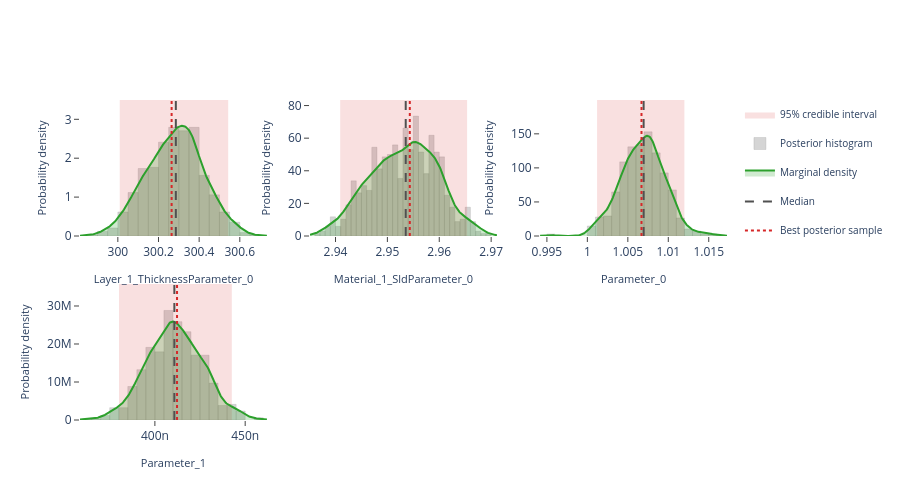

Write notebook code for a chart like this one.
### Markdown cell above
## Interactive posterior plots

The next three cells render the same Plotly figures that are shown on the
Bayesian Posterior tab of the EasyReflectometryApp:

* **Marginals** — per-parameter distribution: histogram + smooth KDE marginal,
  shaded 95% credible interval, and median / best-sample lines
  (`plot_distribution` or `posterior.distribution()`)
* **Corner plot** — pairwise marginals + 2-D contours + scatter (`plot_corner`)
* **Traces** — per-chain trace + marginal histogram (`plot_trace`)

The standalone helpers are called with ``return_figure=True`` so they return a
Plotly ``Figure`` that we render in the notebook with ``fig.show()``; the
``PosteriorResults`` methods return the figure directly.

### Code cell
# ---- Marginal posterior distributions ---------------------------------------
# One panel per free parameter, each overlaying the posterior histogram, a
# smooth Gaussian-KDE marginal, the shaded 95% credible interval, and the
# median / best-sample reference lines.  Mirrors the "Marginals" sub-tab in
# the EasyReflectometryApp.

# The PosteriorResults method passes ``logp`` through automatically so the
# best posterior sample (MAP) line is drawn:
fig = posterior.distribution()
fig.show()

# Standalone equivalent (pass ``logp`` to get the best-sample line):
# fig = plot_distribution(
#     posterior.draws,
#     posterior.param_names,
#     logp=posterior.logp,
#     return_figure=True,
# )
# fig.show()

### Figure 1 — Plotly figure (JSON) as saved in the notebook; plotly's stock layout.template omitted (floating-point values rounded to 4 significant figures; data arrays with more than 128 entries replaced by an {"elided": "..."} marker saying what was removed)
{"data": [{"fill": "toself", "fillcolor": "rgba(214, 39, 40, 0.14)", "hoverinfo": "skip", "legendgroup": "95% credible interval", "line": {"color": "rgba(214, 39, 40, 0.14)", "width": 0}, "mode": "lines", "name": "95% credible interval", "showlegend": true, "type": "scatter", "x": [300.0, 300.5, 300.5, 300.0, 300.0], "xaxis": "x", "y": [0.0, 0.0, 3.496, 3.496, 0.0], "yaxis": "y"}, {"histnorm": "probability density", "hovertemplate": "sample=%{x:.4f}<br>density: %{y:.2f}<extra></extra>", "legendgroup": "histogram", "marker": {"color": "rgba(120, 120, 120, 0.38)", "line": {"color": "rgba(120, 120, 120, 0.24)", "width": 1}}, "name": "Posterior histogram", "nbinsx": 40, "opacity": 0.82, "showlegend": true, "type": "histogram", "x": {"elided": "680 float values"}, "xaxis": "x", "yaxis": "y"}, {"fill": "tozeroy", "fillcolor": "rgba(44, 160, 44, 0.22)", "hovertemplate": "Layer_1_ThicknessParameter_0: %{x:.4f}<br>density: %{y:.4f}<extra></extra>", "legendgroup": "marginal", "line": {"color": "rgb(44, 160, 44)", "width": 2}, "mode": "lines", "name": "Marginal density", "showlegend": true, "type": "scatter", "x": {"elided": "256 float values"}, "xaxis": "x", "y": {"elided": "256 float values"}, "yaxis": "y"}, {"hovertemplate": "Median: %{x:.4f}<extra></extra>", "legendgroup": "Median", "line": {"color": "rgb(80, 80, 80)", "dash": "dash", "width": 2}, "mode": "lines", "name": "Median", "showlegend": true, "type": "scatter", "x": [300.3, 300.3], "xaxis": "x", "y": [0.0, 3.496], "yaxis": "y"}, {"hovertemplate": "Best posterior sample: %{x:.4f}<extra></extra>", "legendgroup": "Best posterior sample", "line": {"color": "rgb(214, 39, 40)", "dash": "dot", "width": 2}, "mode": "lines", "name": "Best posterior sample", "showlegend": true, "type": "scatter", "x": [300.3, 300.3], "xaxis": "x", "y": [0.0, 3.496], "yaxis": "y"}, {"fill": "toself", "fillcolor": "rgba(214, 39, 40, 0.14)", "hoverinfo": "skip", "legendgroup": "95% credible interval", "line": {"color": "rgba(214, 39, 40, 0.14)", "width": 0}, "mode": "lines", "name": "95% credible interval", "showlegend": false, "type": "scatter", "x": [2.941, 2.965, 2.965, 2.941, 2.941], "xaxis": "x2", "y": [0.0, 0.0, 83.41, 83.41, 0.0], "yaxis": "y2"}, {"histnorm": "probability density", "hovertemplate": "sample=%{x:.4f}<br>density: %{y:.2f}<extra></extra>", "legendgroup": "histogram", "marker": {"color": "rgba(120, 120, 120, 0.38)", "line": {"color": "rgba(120, 120, 120, 0.24)", "width": 1}}, "name": "Posterior histogram", "nbinsx": 40, "opacity": 0.82, "showlegend": false, "type": "histogram", "x": {"elided": "680 float values"}, "xaxis": "x2", "yaxis": "y2"}, {"fill": "tozeroy", "fillcolor": "rgba(44, 160, 44, 0.22)", "hovertemplate": "Material_1_SldParameter_0: %{x:.4f}<br>density: %{y:.4f}<extra></extra>", "legendgroup": "marginal", "line": {"color": "rgb(44, 160, 44)", "width": 2}, "mode": "lines", "name": "Marginal density", "showlegend": false, "type": "scatter", "x": {"elided": "256 float values"}, "xaxis": "x2", "y": {"elided": "256 float values"}, "yaxis": "y2"}, {"hovertemplate": "Median: %{x:.4f}<extra></extra>", "legendgroup": "Median", "line": {"color": "rgb(80, 80, 80)", "dash": "dash", "width": 2}, "mode": "lines", "name": "Median", "showlegend": false, "type": "scatter", "x": [2.954, 2.954], "xaxis": "x2", "y": [0.0, 83.41], "yaxis": "y2"}, {"hovertemplate": "Best posterior sample: %{x:.4f}<extra></extra>", "legendgroup": "Best posterior sample", "line": {"color": "rgb(214, 39, 40)", "dash": "dot", "width": 2}, "mode": "lines", "name": "Best posterior sample", "showlegend": false, "type": "scatter", "x": [2.954, 2.954], "xaxis": "x2", "y": [0.0, 83.41], "yaxis": "y2"}, {"fill": "toself", "fillcolor": "rgba(214, 39, 40, 0.14)", "hoverinfo": "skip", "legendgroup": "95% credible interval", "line": {"color": "rgba(214, 39, 40, 0.14)", "width": 0}, "mode": "lines", "name": "95% credible interval", "showlegend": false, "type": "scatter", "x": [1.001, 1.012, 1.012, 1.001, 1.001], "xaxis": "x3", "y": [0.0, 0.0, 199.7, 199.7, 0.0], "yaxis": "y3"}, {"histnorm": "probability density", "hovertemplate": "sample=%{x:.4f}<br>density: %{y:.2f}<extra></extra>", "legendgroup": "histogram", "marker": {"color": "rgba(120, 120, 120, 0.38)", "line": {"color": "rgba(120, 120, 120, 0.24)", "width": 1}}, "name": "Posterior histogram", "nbinsx": 40, "opacity": 0.82, "showlegend": false, "type": "histogram", "x": {"elided": "680 float values"}, "xaxis": "x3", "yaxis": "y3"}, {"fill": "tozeroy", "fillcolor": "rgba(44, 160, 44, 0.22)", "hovertemplate": "Parameter_0: %{x:.4f}<br>density: %{y:.4f}<extra></extra>", "legendgroup": "marginal", "line": {"color": "rgb(44, 160, 44)", "width": 2}, "mode": "lines", "name": "Marginal density", "showlegend": false, "type": "scatter", "x": {"elided": "256 float values"}, "xaxis": "x3", "y": {"elided": "256 float values"}, "yaxis": "y3"}, {"hovertemplate": "Median: %{x:.4f}<extra></extra>", "legendgroup": "Median", "line": {"color": "rgb(80, 80, 80)", "dash": "dash", "width": 2}, "mode": "lines", "name": "Median", "showlegend": false, "type": "scatter", "x": [1.007, 1.007], "xaxis": "x3", "y": [0.0, 199.7], "yaxis": "y3"}, {"hovertemplate": "Best posterior sample: %{x:.4f}<extra></extra>", "legendgroup": "Best posterior sample", "line": {"color": "rgb(214, 39, 40)", "dash": "dot", "width": 2}, "mode": "lines", "name": "Best posterior sample", "showlegend": false, "type": "scatter", "x": [1.007, 1.007], "xaxis": "x3", "y": [0.0, 199.7], "yaxis": "y3"}, {"fill": "toself", "fillcolor": "rgba(214, 39, 40, 0.14)", "hoverinfo": "skip", "legendgroup": "95% credible interval", "line": {"color": "rgba(214, 39, 40, 0.14)", "width": 0}, "mode": "lines", "name": "95% credible interval", "showlegend": false, "type": "scatter", "x": [3.801e-07, 4.426e-07, 4.426e-07, 3.801e-07, 3.801e-07], "xaxis": "x4", "y": [0.0, 0.0, 35790000.0, 35790000.0, 0.0], "yaxis": "y4"}, {"histnorm": "probability density", "hovertemplate": "sample=%{x:.4f}<br>density: %{y:.2f}<extra></extra>", "legendgroup": "histogram", "marker": {"color": "rgba(120, 120, 120, 0.38)", "line": {"color": "rgba(120, 120, 120, 0.24)", "width": 1}}, "name": "Posterior histogram", "nbinsx": 40, "opacity": 0.82, "showlegend": false, "type": "histogram", "x": {"elided": "680 float values"}, "xaxis": "x4", "yaxis": "y4"}, {"fill": "tozeroy", "fillcolor": "rgba(44, 160, 44, 0.22)", "hovertemplate": "Parameter_1: %{x:.4f}<br>density: %{y:.4f}<extra></extra>", "legendgroup": "marginal", "line": {"color": "rgb(44, 160, 44)", "width": 2}, "mode": "lines", "name": "Marginal density", "showlegend": false, "type": "scatter", "x": {"elided": "256 float values"}, "xaxis": "x4", "y": {"elided": "256 float values"}, "yaxis": "y4"}, {"hovertemplate": "Median: %{x:.4f}<extra></extra>", "legendgroup": "Median", "line": {"color": "rgb(80, 80, 80)", "dash": "dash", "width": 2}, "mode": "lines", "name": "Median", "showlegend": false, "type": "scatter", "x": [4.108e-07, 4.108e-07], "xaxis": "x4", "y": [0.0, 35790000.0], "yaxis": "y4"}, {"hovertemplate": "Best posterior sample: %{x:.4f}<extra></extra>", "legendgroup": "Best posterior sample", "line": {"color": "rgb(214, 39, 40)", "dash": "dot", "width": 2}, "mode": "lines", "name": "Best posterior sample", "showlegend": false, "type": "scatter", "x": [4.123e-07, 4.123e-07], "xaxis": "x4", "y": [0.0, 35790000.0], "yaxis": "y4"}], "layout": {"barmode": "overlay", "height": 500, "legend": {"font": {"size": 10}}, "plot_bgcolor": "white", "showlegend": true, "xaxis": {"anchor": "y", "domain": [0.0, 0.2889], "range": [299.8, 300.7], "showgrid": false, "ticks": "outside", "title": {"font": {"size": 11}, "text": "Layer_1_ThicknessParameter_0"}, "zeroline": false}, "xaxis2": {"anchor": "y2", "domain": [0.3556, 0.6444], "range": [2.935, 2.971], "showgrid": false, "ticks": "outside", "title": {"font": {"size": 11}, "text": "Material_1_SldParameter_0"}, "zeroline": false}, "xaxis3": {"anchor": "y3", "domain": [0.7111, 1.0], "range": [0.9942, 1.017], "showgrid": false, "ticks": "outside", "title": {"font": {"size": 11}, "text": "Parameter_0"}, "zeroline": false}, "xaxis4": {"anchor": "y4", "domain": [0.0, 0.2889], "range": [3.585e-07, 4.62e-07], "showgrid": false, "ticks": "outside", "title": {"font": {"size": 11}, "text": "Parameter_1"}, "zeroline": false}, "xaxis5": {"anchor": "y5", "domain": [0.3556, 0.6444], "showgrid": false, "ticks": "outside", "zeroline": false}, "xaxis6": {"anchor": "y6", "domain": [0.7111, 1.0], "showgrid": false, "ticks": "outside", "zeroline": false}, "yaxis": {"anchor": "x", "domain": [0.575, 1.0], "range": [0.0, 3.496], "showgrid": false, "ticks": "outside", "title": {"font": {"size": 11}, "text": "Probability density"}, "zeroline": false}, "yaxis2": {"anchor": "x2", "domain": [0.575, 1.0], "range": [0.0, 83.41], "showgrid": false, "ticks": "outside", "title": {"font": {"size": 11}, "text": "Probability density"}, "zeroline": false}, "yaxis3": {"anchor": "x3", "domain": [0.575, 1.0], "range": [0.0, 199.7], "showgrid": false, "ticks": "outside", "title": {"font": {"size": 11}, "text": "Probability density"}, "zeroline": false}, "yaxis4": {"anchor": "x4", "domain": [0.0, 0.425], "range": [0.0, 35790000.0], "showgrid": false, "ticks": "outside", "title": {"font": {"size": 11}, "text": "Probability density"}, "zeroline": false}, "yaxis5": {"anchor": "x5", "domain": [0.0, 0.425], "showgrid": false, "ticks": "outside", "zeroline": false}, "yaxis6": {"anchor": "x6", "domain": [0.0, 0.425], "showgrid": false, "ticks": "outside", "zeroline": false}}}
